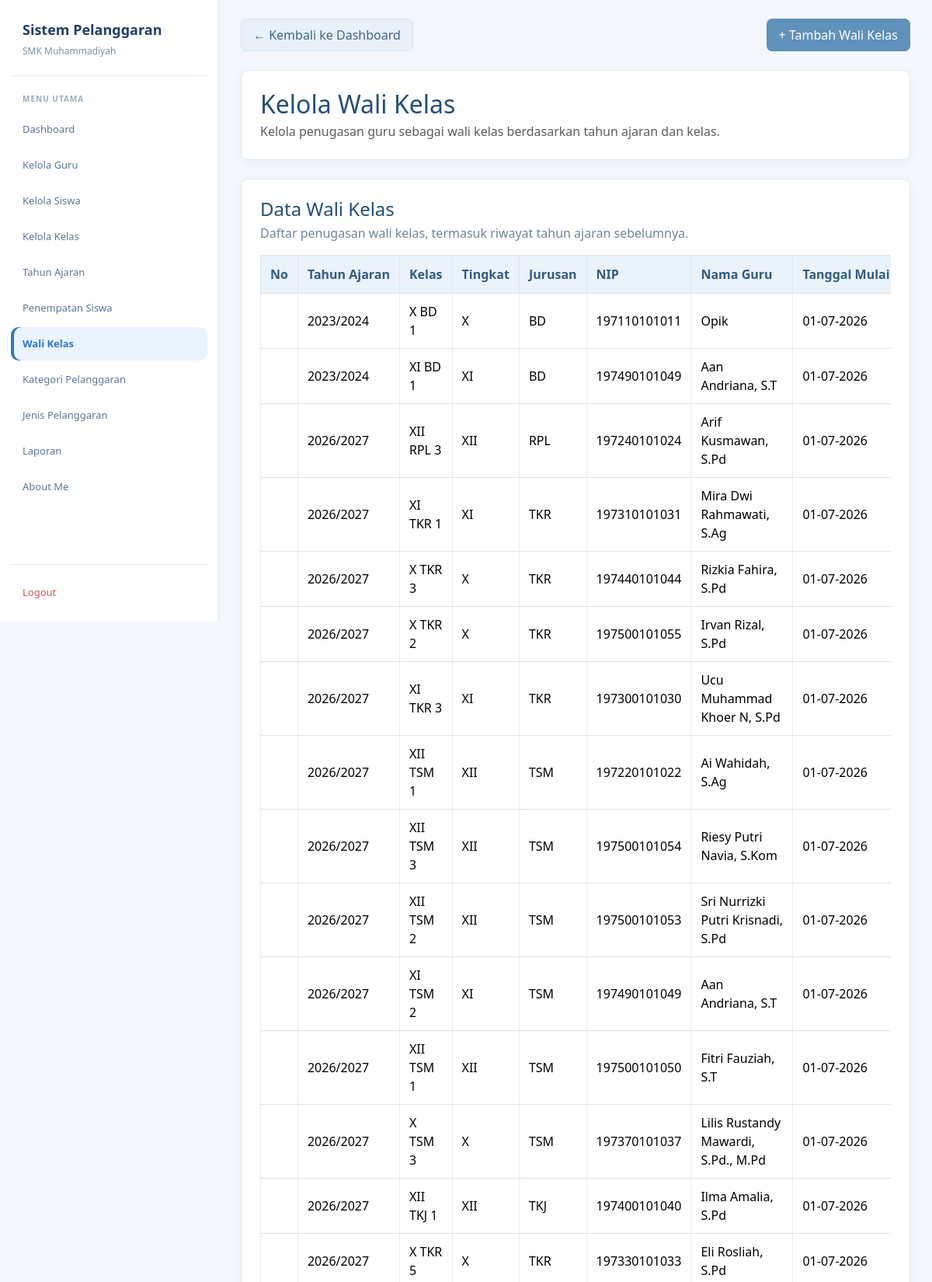
The page /admin/wali_kelas.php (signed in, upper part) on the database its author committed.
### tables this page shows
CREATE TABLE `t_wali_kelas` (
  `id` int(11) NOT NULL,
  `tahun_ajaran_id` int(11) NOT NULL,
  `kelas_id` int(11) NOT NULL,
  `guru_id` int(11) NOT NULL,
  `tanggal_mulai` date NOT NULL,
  `tanggal_selesai` date DEFAULT NULL,
  `status_aktif` tinyint(1) NOT NULL,
  `created_at` timestamp NOT NULL DEFAULT current_timestamp(),
  `update_at` timestamp NOT NULL DEFAULT current_timestamp()
);

CREATE TABLE `t_tahun_ajaran` (
  `id` int(11) NOT NULL,
  `nama` varchar(20) NOT NULL,
  `tanggal_mulai` date DEFAULT NULL,
  `tanggal_selesai` date DEFAULT NULL,
  `status_aktif` tinyint(1) DEFAULT NULL,
  `created_at` timestamp NULL DEFAULT current_timestamp(),
  `update_at` timestamp NULL DEFAULT current_timestamp()
);

CREATE TABLE `t_kelas` (
  `id` int(11) NOT NULL,
  `nama` varchar(100) NOT NULL,
  `tingkat` varchar(20) NOT NULL,
  `jurusan` varchar(100) NOT NULL,
  `status_aktif` tinyint(1) DEFAULT NULL,
  `created_at` timestamp NULL DEFAULT current_timestamp(),
  `update_at` timestamp NULL DEFAULT current_timestamp()
);

CREATE TABLE `t_guru` (
  `id` int(11) NOT NULL,
  `nip` varchar(30) NOT NULL,
  `nama` varchar(150) NOT NULL,
  `email` varchar(150) NOT NULL,
  `status_aktif` tinyint(1) NOT NULL,
  `user_id` int(11) DEFAULT NULL,
  `created_at` timestamp NULL DEFAULT current_timestamp(),
  `updated_at` timestamp NULL DEFAULT current_timestamp()
);

### admin/wali_kelas.php (the view, shortened to what this page needs)
<?php
include "../config/koneksi.php";
mysqli_set_charset($koneksi, 'utf8mb4');
function e($nilai) {
    return htmlspecialchars((string)($nilai ?? ''), ENT_QUOTES, 'UTF-8');
}
function tanggalIndonesia($tanggal) {
    $waktu = strtotime($tanggal);
    return $waktu ? date('d-m-Y', $waktu) : '-';
}
$bukaForm = false;
$query = mysqli_query(
    $koneksi,
    "SELECT
        wk.id,
        wk.tahun_ajaran_id,
        wk.kelas_id,
        wk.guru_id,
        ta.nama AS tahun_ajaran,
        k.nama AS nama_kelas,
        k.tingkat,
        k.jurusan,
        g.nip,
        g.nama AS nama_guru,
        g.status_aktif AS status_guru,
        wk.tanggal_mulai,
        COALESCE(
            NULLIF(wk.tanggal_selesai, '0000-00-00'),
            ta.tanggal_selesai
        ) AS tanggal_selesai,
        CASE
            WHEN wk.status_aktif = 1
             AND ta.status_aktif = 1
             AND g.status_aktif = 1
             AND CURDATE() >= wk.tanggal_mulai
             AND CURDATE() <= COALESCE(
                 NULLIF(wk.tanggal_selesai, '0000-00-00'),
                 ta.tanggal_selesai
             )
            THEN 1
            ELSE 0
        END AS status_aktif
     FROM t_wali_kelas wk
     INNER JOIN t_tahun_ajaran ta
        ON wk.tahun_ajaran_id = ta.id
     INNER JOIN t_kelas k
        ON wk.kelas_id = k.id
     INNER JOIN t_guru g
        ON wk.guru_id = g.id
     ORDER BY wk.id DESC"
);
?>
<!DOCTYPE html>
<html lang="id">
<head>
<link href="https://cdn.jsdelivr.net/npm/bootstrap@5.3.8/dist/css/bootstrap.min.css" rel="stylesheet">
<link href="https://cdn.datatables.net/2.3.4/css/dataTables.bootstrap5.min.css" rel="stylesheet">
</head>
<body>
<aside class="sidebar">
    <div class="brand">
        <div class="brand-title">Sistem Pelanggaran</div>
        <div class="brand-subtitle">SMK Muhammadiyah</div>
    </div>
    <div class="menu-title">Menu Utama</div>
    <nav class="menu">
        <a href="../dashboard.php" class="menu-link">Dashboard</a>
        <a href="guru.php" class="menu-link">Kelola Guru</a>
        <a href="siswa.php" class="menu-link">Kelola Siswa</a>
        <a href="kelas.php" class="menu-link">Kelola Kelas</a>
        <a href="tahun_ajaran.php" class="menu-link">Tahun Ajaran</a>
        <a href="penempatan_siswa.php" class="menu-link">Penempatan Siswa</a>
        <a href="wali_kelas.php" class="menu-link active">Wali Kelas</a>
        <a href="kategori_pelanggaran.php" class="menu-link">Kategori Pelanggaran</a>
        <a href="jenis_pelanggaran.php" class="menu-link">Jenis Pelanggaran</a>
        <a href="cetak_export.php" class="menu-link">Laporan</a>
        <a href="../about.php" class="menu-link">About Me</a>
    </nav>
    <div class="logout">
        <a href="../logout.php" class="menu-link">Logout</a>
    </div>
</aside>
<main class="main">
<div class="container py-4">
    <div class="d-flex flex-wrap justify-content-between align-items-center gap-2 mb-4">
        <a href="../dashboard.php" class="btn btn-secondary">
            &larr; Kembali ke Dashboard
        </a>
        <?php if (!$bukaForm): ?>
            <button
                type="button"
                class="btn btn-primary"
                id="btnTambahWali"
            >
                + Tambah Wali Kelas
            </button>
        <?php endif; ?>
    </div>
    <div class="card mb-4">
        <div class="card-body">
            <h2 class="judul mb-1">Kelola Wali Kelas</h2>
            <p class="text-muted mb-0">
                Kelola penugasan guru sebagai wali kelas berdasarkan tahun ajaran dan kelas.
            </p>
        </div>
    </div>
    <div class="card">
        <div class="card-body">
            <h4 class="mb-1">Data Wali Kelas</h4>
            <p class="keterangan mb-3">
                Daftar penugasan wali kelas, termasuk riwayat tahun ajaran sebelumnya.
            </p>
            <div class="table-responsive">
                <table
                    id="tabelWaliKelas"
                    class="table table-bordered table-hover align-middle w-100"
                >
                    <thead>
                        <tr>
                            <th style="width:60px;">No</th>
                            <th>Tahun Ajaran</th>
                            <th>Kelas</th>
                            <th>Tingkat</th>
                            <th>Jurusan</th>
                            <th>NIP</th>
                            <th>Nama Guru</th>
                            <th>Tanggal Mulai</th>
                        </tr>
                    </thead>
                    <tbody>
                    <?php while ($d = mysqli_fetch_assoc($query)): ?>
                        <tr>
                            <td></td>
                            <td><?= e($d['tahun_ajaran']); ?></td>
                            <td><?= e($d['nama_kelas']); ?></td>
                            <td><?= e($d['tingkat']); ?></td>
                            <td><?= e($d['jurusan']); ?></td>
                            <td><?= e($d['nip'] ?? '-'); ?></td>
                            <td><?= e($d['nama_guru']); ?></td>
                            <td>
                                <?= e(tanggalIndonesia($d['tanggal_mulai'])); ?>
                            </td>
                        </tr>
                    <?php endwhile; ?>
                    </tbody>
                </table>
            </div>
        </div>
    </div>
</div>
</main>
</body>
</html>

### admin/wali_kelas.php (style rules this page uses)
:root { --blue:#2878cf; --blue-dark:#203e68; --blue-soft:#eaf3ff; --muted:#7890ad; --line:#dce9f8; }
* { box-sizing:border-box; }
body { margin:0; background:#f3f7fc; color:#2f435a; font-family:"Segoe UI",Arial,sans-serif; font-size:16px; }
a { text-decoration:none; }
.sidebar { position:fixed; left:0; top:0; width:282px; height:100vh; overflow-y:auto; background:#fff; border-right:1px solid var(--line); padding:25px 14px 16px; display:flex; flex-direction:column; z-index:1000; }
.brand { padding:0 15px 22px; border-bottom:1px solid var(--line); margin-bottom:22px; }
.brand-title { font-size:18px; font-weight:700; color:var(--blue-dark); margin-bottom:5px; }
.brand-subtitle { font-size:12px; color:var(--muted); }
.menu-title { font-size:10px; font-weight:700; color:#9aabc0; letter-spacing:1px; text-transform:uppercase; margin:0 15px 10px; }
.menu { display:flex; flex-direction:column; gap:3px; }
.menu-link { min-height:43px; display:flex; align-items:center; padding:10px 15px; border-radius:10px; color:#5e7695; font-size:13px; transition:.2s ease; }
.menu-link.active { background:var(--blue-soft); color:var(--blue); font-weight:600; box-shadow:inset 4px 0 0 var(--blue); }
.logout { margin-top:auto; padding-top:14px; border-top:1px solid var(--line); }
.logout .menu-link { color:#d9534f; }
.main { margin-left:282px; min-height:100vh; padding:24px 28px 40px; }
.container { width:100%; max-width:none!important; margin:0 auto; padding:0!important; }
.judul, h4 { color:#234e78; }
.card { border:1px solid #e1eaf4!important; border-radius:10px; box-shadow:0 3px 12px rgba(35,78,120,.05)!important; }
.card-body { padding:24px; }
.btn { border-radius:7px; font-family:"Segoe UI",Arial,sans-serif; font-size:16px; font-weight:400; line-height:1.5; padding:8px 15px; transition:background-color .15s ease,border-color .15s ease; }
.btn-primary { --bs-btn-color:#fff; --bs-btn-bg:#5f91ba; --bs-btn-border-color:#5f91ba; --bs-btn-hover-color:#fff; --bs-btn-hover-bg:#4b7fa9; --bs-btn-hover-border-color:#4b7fa9; }
.btn-secondary { --bs-btn-bg:#e8f0f8; --bs-btn-border-color:#d8e5f1; --bs-btn-color:#426584; --bs-btn-hover-bg:#dceaf6; --bs-btn-hover-border-color:#cbddeb; --bs-btn-hover-color:#234e78; }
.table { color:#344b63; vertical-align:middle; margin-bottom:0; font-size:16px; }
.table thead th { background:#eaf2fa; color:#315b82; border-color:#dce7f1; font-weight:600; padding:12px; white-space:nowrap; }
.table tbody td { border-color:#e5edf5; padding:11px 12px; }
.keterangan { color:#71849a; font-size:16px; }
.table-responsive { width:100%; }

### rows shown on the page
t_wali_kelas: tahun_ajaran.nama "2023/2024", kelas.nama "X BD 1", kelas.tingkat "X", kelas.jurusan "BD", guru.nip "197110101011", guru.nama "Opik", tanggal_mulai "01-07-2026"
t_wali_kelas: tahun_ajaran.nama "2023/2024", kelas.nama "XI BD 1", kelas.tingkat "XI", kelas.jurusan "BD", guru.nip "197490101049", guru.nama "Aan Andriana, S.T", tanggal_mulai "01-07-2026"
t_wali_kelas: tahun_ajaran.nama "2026/2027", kelas.nama "XII RPL 3", kelas.tingkat "XII", kelas.jurusan "RPL", guru.nip "197240101024", guru.nama "Arif Kusmawan, S.Pd", tanggal_mulai "01-07-2026"
t_wali_kelas: tahun_ajaran.nama "2026/2027", kelas.nama "XI TKR 1", kelas.tingkat "XI", kelas.jurusan "TKR", guru.nip "197310101031", guru.nama "Mira Dwi Rahmawati, S.Ag", tanggal_mulai "01-07-2026"
t_wali_kelas: tahun_ajaran.nama "2026/2027", kelas.nama "X TKR 3", kelas.tingkat "X", kelas.jurusan "TKR", guru.nip "197440101044", guru.nama "Rizkia Fahira, S.Pd", tanggal_mulai "01-07-2026"
t_wali_kelas: tahun_ajaran.nama "2026/2027", kelas.nama "X TKR 2", kelas.tingkat "X", kelas.jurusan "TKR", guru.nip "197500101055", guru.nama "Irvan Rizal, S.Pd", tanggal_mulai "01-07-2026"
t_wali_kelas: tahun_ajaran.nama "2026/2027", kelas.nama "XI TKR 3", kelas.tingkat "XI", kelas.jurusan "TKR", guru.nip "197300101030", guru.nama "Ucu Muhammad Khoer N, S.Pd", tanggal_mulai "01-07-2026"
t_wali_kelas: tahun_ajaran.nama "2026/2027", kelas.nama "XII TSM 1", kelas.tingkat "XII", kelas.jurusan "TSM", guru.nip "197220101022", guru.nama "Ai Wahidah, S.Ag", tanggal_mulai "01-07-2026"
t_wali_kelas: tahun_ajaran.nama "2026/2027", kelas.nama "XII TSM 3", kelas.tingkat "XII", kelas.jurusan "TSM", guru.nip "197500101054", guru.nama "Riesy Putri Navia, S.Kom", tanggal_mulai "01-07-2026"
t_wali_kelas: tahun_ajaran.nama "2026/2027", kelas.nama "XII TSM 2", kelas.tingkat "XII", kelas.jurusan "TSM", guru.nip "197500101053", guru.nama "Sri Nurrizki Putri Krisnadi, S.Pd", tanggal_mulai "01-07-2026"
t_wali_kelas: tahun_ajaran.nama "2026/2027", kelas.nama "XI TSM 2", kelas.tingkat "XI", kelas.jurusan "TSM", guru.nip "197490101049", guru.nama "Aan Andriana, S.T", tanggal_mulai "01-07-2026"
t_wali_kelas: tahun_ajaran.nama "2026/2027", kelas.nama "XII TSM 1", kelas.tingkat "XII", kelas.jurusan "TSM", guru.nip "197500101050", guru.nama "Fitri Fauziah, S.T", tanggal_mulai "01-07-2026"
t_wali_kelas: tahun_ajaran.nama "2026/2027", kelas.nama "X TSM 3", kelas.tingkat "X", kelas.jurusan "TSM", guru.nip "197370101037", guru.nama "Lilis Rustandy Mawardi, S.Pd., M.Pd", tanggal_mulai "01-07-2026"
t_wali_kelas: tahun_ajaran.nama "2026/2027", kelas.nama "XII TKJ 1", kelas.tingkat "XII", kelas.jurusan "TKJ", guru.nip "197400101040", guru.nama "Ilma Amalia, S.Pd", tanggal_mulai "01-07-2026"
t_wali_kelas: tahun_ajaran.nama "2026/2027", kelas.nama "X TKR 5", kelas.tingkat "X", kelas.jurusan "TKR", guru.nip "197330101033", guru.nama "Eli Rosliah, S.Pd", tanggal_mulai "01-07-2026"
